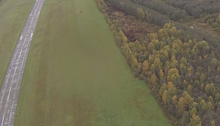
%> input picture texture_neuralGs/texture/test.png, 220 x 126 px, shrunk from 1030 x 591 before the run; the run also reads 1 picture not shown here
$ octave nnclasRoad.m   (GNU Octave 9; MATLAB toolbox functions it lacks are replaced by stand-ins)
%> lines starting %> are read from the running program, lines starting %| are printed output that depends on the picture
### texture_neuralGs/getmaplbphf.m
function mapping = getmaplbphf(samples)
%Outputs a mapping struct for uniform LBP Histogram Fourier Features
%inputs:
%samples = number of sampling points

%SEE constructhf.m for an example of usage

table = 0:2^samples-1;
index   = 0;

newMax = samples*(samples-1) + 3;
table(1)= newMax-3;
table(2^samples)=newMax-2;
for i = 1:2^samples-2
    j = bitset(bitshift(i,1,samples),1,bitget(i,samples)); %rotate left
    numt = sum(bitget(bitxor(i,j),1:samples)); %number of 1->0 and 0->1 transitions

    if numt == 2  %Uniform pattern
        n=sum(bitget(i,1:samples)); %Number of 1-bits

        r=find(bitget(bitand(i,bitcmp(j,samples)),1:samples)); %Rotation index of the bit pattern
        r=mod( floor(n/2)+r , samples);

        index = (n-1)*samples + r;
        table(i+1) = index;
    else %Non-uniform
        table(i+1) = newMax - 1;
    end
end

orbits=cell(samples+2,1);
for i=1:samples-1
    orbits{i}=((i-1)*samples):(i*samples-1);
end
orbits{samples}=newMax-3;
orbits{samples+1}=newMax-2;
orbits{samples+2}=newMax-1;


mapping.table=table;
mapping.samples=samples;
mapping.num=newMax;
mapping.orbits=orbits;

### texture_neuralGs/lbp.m
%LBP returns the local binary pattern image or LBP histogram of an image.
%  J = LBP(I,R,N,MAPPING,MODE) returns either a local binary pattern
%  coded image or the local binary pattern histogram of an intensity
%  image I. The LBP codes are computed using N sampling points on a
%  circle of radius R and using mapping table defined by MAPPING.
%  See the getmapping function for different mappings and use 0 for
%  no mapping. Possible values for MODE are
%       'h' or 'hist'  to get a histogram of LBP codes
%       'nh'           to get a normalized histogram
%  Otherwise an LBP code image is returned.
%
%  J = LBP(I) returns the original (basic) LBP histogram of image I
%
%  J = LBP(I,SP,MAPPING,MODE) computes the LBP codes using n sampling
%  points defined in (n * 2) matrix SP. The sampling points should be
%  defined around the origin (coordinates (0,0)).
%
%  Examples
%  --------
%       I=imread('rice.png');
%       mapping=getmapping(8,'u2');
%       H1=LBP(I,1,8,mapping,'h'); %LBP histogram in (8,1) neighborhood
%                                  %using uniform patterns
%       subplot(2,1,1),stem(H1);
%
%       H2=LBP(I);
%       subplot(2,1,2),stem(H2);
%
%       SP=[-1 -1; -1 0; -1 1; 0 -1; -0 1; 1 -1; 1 0; 1 1];
%       I2=LBP(I,SP,0,'i'); %LBP code image using sampling points in SP
%                           %and no mapping. Now H2 is equal to histogram
%                           %of I2.

function result = lbp(varargin) % image,radius,neighbors,mapping,mode)
% Version 0.3.2
% Authors: Marko Heikkilä and Timo Ahonen

% Changelog
% Version 0.3.2: A bug fix to enable using mappings together with a
% predefined spoints array
% Version 0.3.1: Changed MAPPING input to be a struct containing the mapping
% table and the number of bins to make the function run faster with high number
% of sampling points. Lauge Sorensen is acknowledged for spotting this problem.


% Check number of input arguments.
error(nargchk(1,5,nargin));

image=varargin{1};
d_image=double(image);

if nargin==1
    spoints=[-1 -1; -1 0; -1 1; 0 -1; -0 1; 1 -1; 1 0; 1 1];
    neighbors=8;
    mapping=0;
    mode='h';
end

if (nargin == 2) && (length(varargin{2}) == 1)
    error('Input arguments');
end

if (nargin > 2) && (length(varargin{2}) == 1)
    radius=varargin{2};
    neighbors=varargin{3};

    spoints=zeros(neighbors,2);

    % Angle step.
    a = 2*pi/neighbors;

    for i = 1:neighbors
        spoints(i,1) = -radius*sin((i-1)*a);
        spoints(i,2) = radius*cos((i-1)*a);
    end

    if(nargin >= 4)
        mapping=varargin{4};
        if(isstruct(mapping) && mapping.samples ~= neighbors)
            error('Incompatible mapping');
        end
    else
        mapping=0;
    end

    if(nargin >= 5)
        mode=varargin{5};
    else
        mode='h';
    end
end

if (nargin > 1) && (length(varargin{2}) > 1)
    spoints=varargin{2};
    neighbors=size(spoints,1);

    if(nargin >= 3)
        mapping=varargin{3};
        if(isstruct(mapping) && mapping.samples ~= neighbors)
            error('Incompatible mapping');
        end
    else
        mapping=0;
    end

    if(nargin >= 4)
        mode=varargin{4};
    else
        mode='h';
    end
end

% Determine the dimensions of the input image.
[ysize xsize] = size(image);


miny=min(spoints(:,1));
maxy=max(spoints(:,1));
minx=min(spoints(:,2));
maxx=max(spoints(:,2));

% Block size, each LBP code is computed within a block of size bsizey*bsizex
bsizey=ceil(max(maxy,0))-floor(min(miny,0))+1;
bsizex=ceil(max(maxx,0))-floor(min(minx,0))+1;

% Coordinates of origin (0,0) in the block
origy=1-floor(min(miny,0));
origx=1-floor(min(minx,0));

% Minimum allowed size for the input image depends
% on the radius of the used LBP operator.
if(xsize < bsizex || ysize < bsizey)
  error('Too small input image. Should be at least (2*radius+1) x (2*radius+1)');
end

% Calculate dx and dy;
dx = xsize - bsizex;
dy = ysize - bsizey;

% Fill the center pixel matrix C.
C = image(origy:origy+dy,origx:origx+dx);
d_C = double(C);

bins = 2^neighbors;

% Initialize the result matrix with zeros.
result=zeros(dy+1,dx+1);

%Compute the LBP code image

for i = 1:neighbors
  y = spoints(i,1)+origy;
  x = spoints(i,2)+origx;
  % Calculate floors, ceils and rounds for the x and y.
  fy = floor(y); cy = ceil(y); ry = round(y);
  fx = floor(x); cx = ceil(x); rx = round(x);
  % Check if interpolation is needed.
  if (abs(x - rx) < 1e-6) && (abs(y - ry) < 1e-6)
    % Interpolation is not needed, use original datatypes
    N = image(ry:ry+dy,rx:rx+dx);
    D = N >= C;
  else
    % Interpolation needed, use double type images
    ty = y - fy;
    tx = x - fx;

    % Calculate the interpolation weights.
    w1 = (1 - tx) * (1 - ty);
    w2 =      tx  * (1 - ty);
    w3 = (1 - tx) *      ty ;
    w4 =      tx  *      ty ;
    % Compute interpolated pixel values
    N = w1*d_image(fy:fy+dy,fx:fx+dx) + w2*d_image(fy:fy+dy,cx:cx+dx) + ...
        w3*d_image(cy:cy+dy,fx:fx+dx) + w4*d_image(cy:cy+dy,cx:cx+dx);
    D = N >= d_C;
  end
  % Update the result matrix.
  v = 2^(i-1);
  result = result + v*D;
end

%Apply mapping if it is defined
if isstruct(mapping)
    bins = mapping.num;
    for i = 1:size(result,1)
        for j = 1:size(result,2)
            result(i,j) = mapping.table(result(i,j)+1);
        end
    end
end

if (strcmp(mode,'h') || strcmp(mode,'hist') || strcmp(mode,'nh'))
    % Return with LBP histogram if mode equals 'hist'.
    result=hist(result(:),0:(bins-1));
    if (strcmp(mode,'nh'))
        result=result/sum(result);
    end
else
    %Otherwise return a matrix of unsigned integers
    if ((bins-1)<=intmax('uint8'))
        result=uint8(result);
    elseif ((bins-1)<=intmax('uint16'))
        result=uint16(result);
    else
        result=uint32(result);
    end
end

end

### texture_neuralGs/constructhf.m
function [featurevectors, MyFeatureVector]=constructhf(inputvectors, map)
%construct rotation invariant features from uniform LBP histogram
%inputvectors: NxD array, N histograms of D bins each
%map: mapping struct from getmaphf
%
%EXAMPLE:
%I=imread('rice.png');
%I2=imrotate(I,90);
%mapping=getmaplbphf(8);
%h=lbp(I,1,8,mapping,'h');
%h=h/sum(h);
%histograms(1,:)=h;
%h=lbp(I2,1,8,mapping,'h');
%h=h/sum(h);
%histograms(2,:)=h;
%lbp_hf_features=constructhf(histograms,mapping);
%
%The two rows of lbp_hf_features now contain LBP
%histogram Fourier feature vectors of rice.png and
%its rotated version (with LBP radius 1 and 8 sampling
%points)


    n=map.samples;
    FVLEN=(n-1)*(floor(n/2)+1)+3;
    featurevectors=zeros(size(inputvectors,1),FVLEN);

    k=1;
    t = 1;
    for j=1:length(map.orbits)
        b=inputvectors(:,map.orbits{j}+1);
        if(size(b,2) > 1)
            b=fft(b')';
            b=abs(b);
            b=b(:,1:(floor(size(b,2)/2)+1));
        end
        if size(b,2) > 1
            MyFeatureVector(t,:) = b(1,:);
            t = t + 1;
        end;
        featurevectors(:,k:k+size(b,2)-1)=b;
        k=k+size(b,2);

    end

### texture_neuralGs/nnclasRoad.m
clc;
clear;
Im = imread('texture/test.png');
%> Im is the input picture: size 126x220x3 uint8; mean R, G, B 115, 109.9, 85.4

window = 15;
NewSizeX = fix(size(Im,1)/window)*window;
%> NewSizeX = 120
NewSizeY = fix(size(Im,2)/window)*window;
%> NewSizeY = 210
Im = Im(1:NewSizeX,1:NewSizeY,:);
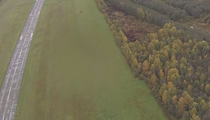
%> Im: size 120x210x3 uint8; mean R, G, B 116.1, 111, 86.1
testIm = Im;
radius = 1;
samples = 8;
th = 1;
i = 1;
j = 1;
countX = 0;
countY = 0;
bX = 0;
bY = 0;
while bX <= size(Im,1)-window
    bX = i;
    eX = i+window-1;

    while bY <= size(Im,2)-window
        if countX == 0
            countY = countY + 1;
        end;
        bY = j;
        eY = j+window-1;
        TestIm = Im(bX:eX,bY:eY,:);
        TestIm2=imrotate(TestIm,90);
        mapping=getmaplbphf(samples);
        h=lbp(TestIm,radius,samples,mapping,'h');
        h=h/sum(h);
        histograms(1,:)=h;
        h=lbp(TestIm2,radius,samples,mapping,'h');
        h=h/sum(h);
        histograms(2,:)=h;
        lbp_hf_features=constructhf(histograms,mapping);

        RawTest(th,:) = lbp_hf_features(1,:);
        th = th +1;
        j = j+window;
    end;
    countX = countX + 1;
    j= 1;
    bY = 0;
    i = i+window;
end;
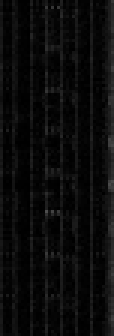
%> RawTest: size 112x38 double (shown 3 times larger); min 0, max 0.309, mean 0.0444
%> after the loop, countY = 14; histograms = 59 columns, first 8: [0.00716 0.0429 0.00537 0.0179 0.0107 0.00894 0.00358 0.00537; 0.00358 0.00179 0.00716 0.0447 0.00537 0.0107 0.0107 0.00894]; th = 113

for i =1:5
filename = sprintf('texture\\sground%01d.png', i);
Im = imread(filename);
Im2=imrotate(Im,90);
mapping=getmaplbphf(samples);
h=lbp(Im,radius,samples,mapping,'h');
%> in lbp, `radius=varargin{2};`: radius = 1
%> in lbp, `neighbors=varargin{3};`: neighbors = 8
%> in lbp, `a = 2*pi/neighbors;`: a = 0.785
%> the loop in lbp, `for i = 1:neighbors` made 8 passes
%> after the loop in lbp, `for i = 1:neighbors`: spoints = [0 1; -0.707 0.707; -1 6.12e-17; -0.707 -0.707; -1.22e-16 -1; 0.707 -0.707; 1 -1.84e-16; 0.707 0.707]
%> in lbp, `mode=varargin{5};`: mode = 'h'
%> in lbp, `[ysize xsize] = size(image);`: ysize = 13; xsize = 39
%> in lbp, `miny=min(spoints(:,1));`: miny = -1
%> in lbp, `maxy=max(spoints(:,1));`: maxy = 1
%> in lbp, `minx=min(spoints(:,2));`: minx = -1
%> in lbp, `maxx=max(spoints(:,2));`: maxx = 1
%> in lbp, `bsizey=ceil(max(maxy,0))-floor(min(miny,0))+1;`: bsizey = 3
%> in lbp, `origy=1-floor(min(miny,0));`: origy = 2
%> in lbp, `dx = xsize - bsizex;`: dx = 36
%> in lbp, `dy = ysize - bsizey;`: dy = 10
%> in lbp, `bins = 2^neighbors;`: bins = 256
%> the loop in lbp, `for i = 1:neighbors` made 8 passes
%> (y, x, fy, cy, ry, fx, cx, rx) on passes 2, 4, 6, 8: (1.29, 2.71, 1, 2, 1, 2, 3, 3), (1.29, 1.29, 1, 2, 1, 1, 2, 1), (2.71, 1.29, 2, 3, 3, 1, 2, 1), (2.71, 2.71, 2, 3, 3, 2, 3, 3)
%> (y, x, fy, cy, ry, fx, cx, rx) on passes 1, 3, 5, 7: (2, 3, 2, 2, 2, 3, 3, 3), (1, 2, 1, 1, 1, 2, 2, 2), (2, 1, 1, 2, 2, 1, 1, 1), (3, 2, 3, 3, 3, 1, 2, 2)
%> in lbp, `bins = mapping.num;`: bins = 59
%> the loop in lbp, `for i = 1:size(result,1)` made 11 passes
%> in lbp, `result=hist(result(:),0:(bins-1));`: result = 59 values, max 68 at index 59, min 0 at index 1, mean 6.9
%> h has the same summary as result in lbp
h=h/sum(h);
%> h = 59 values, max 0.167 at index 59, min 0 at index 1, mean 0.0169
histograms(1,:)=h;
h=lbp(Im2,radius,samples,mapping,'h');
%> the loop in lbp (call 2), `for i = 1:neighbors` made 8 passes
%> the loop in lbp (call 2), `for i = 1:neighbors` made 8 passes
%> the loop in lbp (call 2), `for i = 1:size(result,1)` made 11 passes
%> h = 59 values, max 69 at index 59, min 0 at index 3, mean 6.9
h=h/sum(h);
%> h = 59 values, max 0.17 at index 59, min 0 at index 3, mean 0.0169
histograms(2,:)=h;
lbp_hf_features=constructhf(histograms,mapping);
%> the loop in constructhf, `for j=1:length(map.orbits)` made 10 passes
%> k on passes 1 to 7: 6, 11, 16, 21, 26, 31, 36
%> (b, k) on passes 8 to 10: ([0.0713; 0.0762], 37), ([0.12; 0.113], 38), ([0.167; 0.17], 39)
%> after the loop in constructhf, `for j=1:length(map.orbits)`: MyFeatureVector = [0.13 0.0152 0.0959 0.0183 0.111; 0.0393 0.00512 0.00491 0.00972 3.47e-18; 0.0491 0.0153 0.0125 0.0179 0.0147; 0.167 0.0268 0.157 0.0132 0.147; 0.0663 0.0175 0.0437 0.0175 0.0123; 0.0639 0.00526 0.0253 0.00669 0; 0.125 0.0236 0.0963 0.0187 0.0958]; featurevectors = 38 columns, first 8: [0.13 0.0152 0.0959 0.0183 0.111 0.0393 0.00512 0.00491; 0.113 0.00461 0.0788 0.0111 0.0934 0.0369 0.00579 0.00549]; t = 8
%> lbp_hf_features has the same summary as featurevectors in constructhf
%> (the run ends here)
